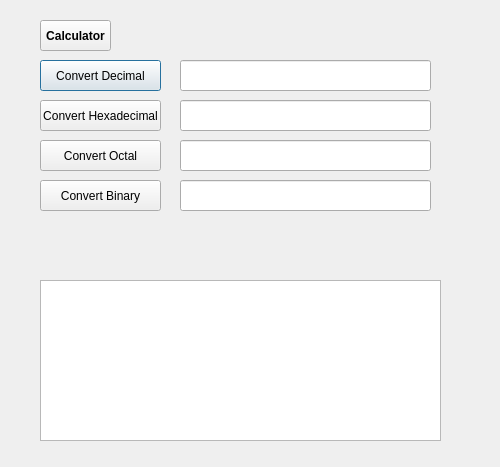
<?xml version="1.0" encoding="UTF-8"?>
<ui version="4.0">
 <class>Dialog</class>
 <widget class="QDialog" name="Dialog">
  <property name="geometry">
   <rect>
    <x>0</x>
    <y>0</y>
    <width>500</width>
    <height>467</height>
   </rect>
  </property>
  <property name="windowTitle">
   <string>Dialog</string>
  </property>
  <widget class="QPushButton" name="pushButton">
   <property name="geometry">
    <rect>
     <x>40</x>
     <y>60</y>
     <width>121</width>
     <height>31</height>
    </rect>
   </property>
   <property name="cursor">
    <cursorShape>PointingHandCursor</cursorShape>
   </property>
   <property name="text">
    <string>Convert Decimal</string>
   </property>
  </widget>
  <widget class="QLineEdit" name="lineEdit">
   <property name="geometry">
    <rect>
     <x>180</x>
     <y>60</y>
     <width>251</width>
     <height>31</height>
    </rect>
   </property>
   <property name="text">
    <string/>
   </property>
  </widget>
  <widget class="QLabel" name="label">
   <property name="geometry">
    <rect>
     <x>60</x>
     <y>140</y>
     <width>71</width>
     <height>21</height>
    </rect>
   </property>
   <property name="text">
    <string/>
   </property>
  </widget>
  <widget class="QLabel" name="label_2">
   <property name="geometry">
    <rect>
     <x>60</x>
     <y>170</y>
     <width>91</width>
     <height>21</height>
    </rect>
   </property>
   <property name="text">
    <string/>
   </property>
  </widget>
  <widget class="QTextBrowser" name="textBrowser">
   <property name="geometry">
    <rect>
     <x>40</x>
     <y>280</y>
     <width>401</width>
     <height>161</height>
    </rect>
   </property>
   <property name="font">
    <font>
     <pointsize>11</pointsize>
    </font>
   </property>
  </widget>
  <widget class="QPushButton" name="pushButton_2">
   <property name="geometry">
    <rect>
     <x>40</x>
     <y>100</y>
     <width>121</width>
     <height>31</height>
    </rect>
   </property>
   <property name="cursor">
    <cursorShape>PointingHandCursor</cursorShape>
   </property>
   <property name="text">
    <string>Convert Hexadecimal</string>
   </property>
  </widget>
  <widget class="QLineEdit" name="lineEdit_2">
   <property name="geometry">
    <rect>
     <x>180</x>
     <y>100</y>
     <width>251</width>
     <height>31</height>
    </rect>
   </property>
   <property name="text">
    <string/>
   </property>
  </widget>
  <widget class="QPushButton" name="pushButton_3">
   <property name="geometry">
    <rect>
     <x>40</x>
     <y>140</y>
     <width>121</width>
     <height>31</height>
    </rect>
   </property>
   <property name="cursor">
    <cursorShape>PointingHandCursor</cursorShape>
   </property>
   <property name="text">
    <string>Convert Octal</string>
   </property>
  </widget>
  <widget class="QLineEdit" name="lineEdit_3">
   <property name="geometry">
    <rect>
     <x>180</x>
     <y>140</y>
     <width>251</width>
     <height>31</height>
    </rect>
   </property>
   <property name="text">
    <string/>
   </property>
  </widget>
  <widget class="QPushButton" name="pushButton_4">
   <property name="geometry">
    <rect>
     <x>40</x>
     <y>180</y>
     <width>121</width>
     <height>31</height>
    </rect>
   </property>
   <property name="cursor">
    <cursorShape>PointingHandCursor</cursorShape>
   </property>
   <property name="text">
    <string>Convert Binary</string>
   </property>
  </widget>
  <widget class="QLineEdit" name="lineEdit_4">
   <property name="geometry">
    <rect>
     <x>180</x>
     <y>180</y>
     <width>251</width>
     <height>31</height>
    </rect>
   </property>
   <property name="text">
    <string/>
   </property>
  </widget>
  <widget class="QPushButton" name="pushButton_5">
   <property name="geometry">
    <rect>
     <x>40</x>
     <y>20</y>
     <width>71</width>
     <height>31</height>
    </rect>
   </property>
   <property name="palette">
    <palette>
     <active>
      <colorrole role="Text">
       <brush brushstyle="SolidPattern">
        <color alpha="255">
         <red>170</red>
         <green>0</green>
         <blue>0</blue>
        </color>
       </brush>
      </colorrole>
     </active>
     <inactive>
      <colorrole role="Text">
       <brush brushstyle="SolidPattern">
        <color alpha="255">
         <red>170</red>
         <green>0</green>
         <blue>0</blue>
        </color>
       </brush>
      </colorrole>
     </inactive>
     <disabled>
      <colorrole role="Text">
       <brush brushstyle="SolidPattern">
        <color alpha="255">
         <red>120</red>
         <green>120</green>
         <blue>120</blue>
        </color>
       </brush>
      </colorrole>
     </disabled>
    </palette>
   </property>
   <property name="font">
    <font>
     <weight>75</weight>
     <bold>true</bold>
    </font>
   </property>
   <property name="text">
    <string>Calculator</string>
   </property>
  </widget>
 </widget>
 <layoutdefault spacing="6" margin="11"/>
 <resources/>
 <connections/>
</ui>
